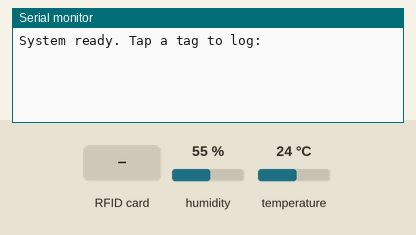
The sketch below on a simulated ESP32. Parts: the last lines printed to the serial monitor. Inputs (shaded band) come from the test bench; at power-on: humidity 55 %, temperature 24 °C. The local clock reads 2024-03-15 10:24:30 at power-on unless the sketch sets it.

Above: at 1.2 s.
1.3 s: RFID card FA E5 35 02 held to the reader
At 1.7 s:
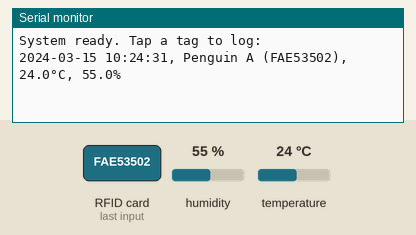
2.8 s: RFID card C3 76 C0 01 held to the reader
At 3.3 s:
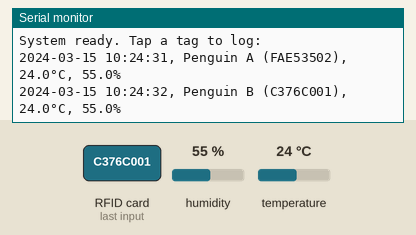
4.3 s: RFID card 5E 7A 19 C4 held to the reader
At 5.2 s:
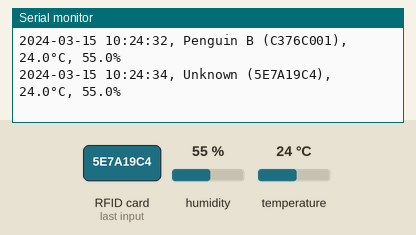

Measured:
- after the input at 1.3 s, the serial monitor: prints a new line at once (image 1)
- after the input at 2.8 s, the serial monitor: prints a new line at once (image 2)
- after the input at 4.3 s, the serial monitor: prints a new line at once (image 3)

The sketch:

RFID_RTC_and_Temp_humid.ino
```cpp
#include <Wire.h>
#include <Adafruit_Sensor.h>
#include <Adafruit_BME280.h>
#include "RTClib.h"
#include <SPI.h>
#include <MFRC522.h>

#define SEALEVELPRESSURE_HPA (1013.25)

// ─── Hardware pins ────────────────────────────────────────────────────────────
// BME280 & RTC  → I2C on default Wire pins
// MFRC522 on VSPI:
//   SCK  → GPIO18
//   MOSI → GPIO23
//   MISO → GPIO19
//   SDA  → GPIO5  (CS / SS)
//   RST  → GPIO26 (RESET)
#define SS_PIN   5
#define RST_PIN  26

// ─── Penguins mapping ─────────────────────────────────────────────────────────
constexpr size_t NUM_PENGUINS = 2;
const char* penguins[NUM_PENGUINS][2] = {
  { "FAE53502", "Penguin A" },
  { "C376C001", "Penguin B" }
};

// Return the penguin name for a given UID, or "Unknown"
String getPenguinName(const String &uid) {
  for (size_t i = 0; i < NUM_PENGUINS; i++) {
    if (uid == penguins[i][0]) {
      return String(penguins[i][1]);
    }
  }
  return "Unknown";
}

// ─── Sensor & peripheral objects ─────────────────────────────────────────────
Adafruit_BME280 bme;
RTC_DS3231       rtc;
MFRC522          mfrc522(SS_PIN, RST_PIN);

void setup() {
  Serial.begin(115200);
  while (!Serial);

  // I²C init for BME280 & RTC
  Wire.begin();

  // BME280 init
  if (!bme.begin(0x76)) {
    Serial.println("BME280 not found!");
    while (1) delay(10);
  }

  // RTC init
  if (!rtc.begin()) {
    Serial.println("RTC not found!");
    while (1) delay(10);
  }
  if (rtc.lostPower()) {
    rtc.adjust(DateTime(2025, 4, 28,  4, 10,  0));
  }

  // VSPI init for RFID
  SPI.begin(18, 19, 23, SS_PIN);
  mfrc522.PCD_Init();

  Serial.println("System ready. Tap a tag to log:");
}

void loop() {
  // Wait for a new RFID card
  if (!mfrc522.PICC_IsNewCardPresent()) return;
  if (!mfrc522.PICC_ReadCardSerial()) return;

  // Build UID string (uppercase hex)
  String uidStr;
  for (byte i = 0; i < mfrc522.uid.size; i++) {
    if (mfrc522.uid.uidByte[i] < 0x10) uidStr += '0';
    uidStr += String(mfrc522.uid.uidByte[i], HEX);
  }
  uidStr.toUpperCase();

  // Read timestamp, temp, humidity
  DateTime now = rtc.now();
  char ts[20];
  snprintf(ts, sizeof(ts),
    "%04d-%02d-%02d %02d:%02d:%02d",
    now.year(), now.month(), now.day(),
    now.hour(), now.minute(), now.second()
  );

  float temp  = bme.readTemperature();
  float hum   = bme.readHumidity();

  // Lookup penguin name
  String name = getPenguinName(uidStr);

  // Print in one line:
  // Timestamp, PenguinName (UID), Temp°C, Humidity%
  Serial.print(ts);
  Serial.print(", ");
  Serial.print(name);
  Serial.print(" (");
  Serial.print(uidStr);
  Serial.print("), ");
  Serial.print(temp, 1);
  Serial.print("°C, ");
  Serial.print(hum, 1);
  Serial.println("%");

  // Cleanup
  mfrc522.PICC_HaltA();
  mfrc522.PCD_StopCrypto1();
}
```
